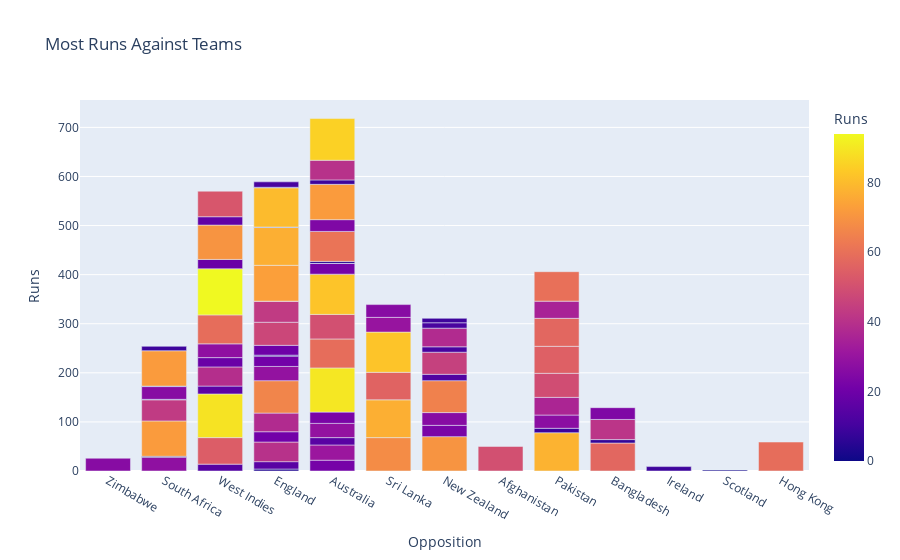

The cell this chart's notebook holds for it:
### Code cell
figure = px.bar(df1, x=df1["Opposition"], y = df1["Runs"], color = df1["Runs"],
            title="Most Runs Against Teams")
# figure.update_traces(marker_color='green')
figure.show()

### Figure 1 — Plotly figure (JSON) as saved in the notebook; plotly's stock layout.template omitted (floating-point values rounded to 4 significant figures)
{"data": [{"alignmentgroup": "True", "hovertemplate": "Opposition=%{x}<br>Runs=%{marker.color}<extra></extra>", "legendgroup": "", "marker": {"color": [26, 28, 14, 4, 15, 22, 31, 68, 70, 50, 40, 15, 78, 2, 21, 38, 9, 27, 29, 36, 54, 57, 23, 72, 77, 66, 43, 1, 90, 59, 50, 7, 49, 56, 41, 23, 55, 24, 82, 89, 16, 29, 21, 2, 39, 82, 22, 0, 26, 65, 13, 26, 1, 0, 9, 20, 47, 43, 4, 61, 24, 72, 19, 28, 59, 72, 9, 94, 19, 70, 30, 26, 45, 11, 38, 11, 9, 40, 85, 0, 73, 77, 1, 80, 57, 9, 2, 17, 52, 1, 11, 35, 59, 60], "coloraxis": "coloraxis", "pattern": {"shape": ""}}, "name": "", "offsetgroup": "", "orientation": "v", "showlegend": false, "textposition": "auto", "type": "bar", "x": ["Zimbabwe", "South Africa", "West Indies", "England", "England", "Australia", "Australia", "Sri Lanka", "New Zealand", "Afghanistan", "England", "Australia", "Pakistan", "South Africa", "England", "England", "Pakistan", "Pakistan", "Australia", "Pakistan", "West Indies", "Bangladesh", "Australia", "South Africa", "Sri Lanka", "England", "South Africa", "South Africa", "Australia", "Australia", "Australia", "Bangladesh", "Pakistan", "Sri Lanka", "Bangladesh", "New Zealand", "Pakistan", "Bangladesh", "Australia", "West Indies", "West Indies", "England", "England", "England", "West Indies", "Sri Lanka", "Australia", "Australia", "New Zealand", "New Zealand", "New Zealand", "South Africa", "South Africa", "Ireland", "Ireland", "England", "England", "England", "Australia", "Australia", "Australia", "Australia", "West Indies", "West Indies", "West Indies", "South Africa", "South Africa", "West Indies", "West Indies", "West Indies", "Sri Lanka", "Sri Lanka", "New Zealand", "New Zealand", "New Zealand", "New Zealand", "Australia", "Australia", "Australia", "England", "England", "England", "England", "England", "Pakistan", "New Zealand", "Scotland", "West Indies", "West Indies", "England", "England", "Pakistan", "Hong Kong", "Pakistan"], "xaxis": "x", "y": [26, 28, 14, 4, 15, 22, 31, 68, 70, 50, 40, 15, 78, 2, 21, 38, 9, 27, 29, 36, 54, 57, 23, 72, 77, 66, 43, 1, 90, 59, 50, 7, 49, 56, 41, 23, 55, 24, 82, 89, 16, 29, 21, 2, 39, 82, 22, 0, 26, 65, 13, 26, 1, 0, 9, 20, 47, 43, 4, 61, 24, 72, 19, 28, 59, 72, 9, 94, 19, 70, 30, 26, 45, 11, 38, 11, 9, 40, 85, 0, 73, 77, 1, 80, 57, 9, 2, 17, 52, 1, 11, 35, 59, 60], "yaxis": "y"}], "layout": {"barmode": "relative", "coloraxis": {"colorbar": {"title": {"text": "Runs"}}, "colorscale": [[0, "#0d0887"], [0.1111, "#46039f"], [0.2222, "#7201a8"], [0.3333, "#9c179e"], [0.4444, "#bd3786"], [0.5556, "#d8576b"], [0.6667, "#ed7953"], [0.7778, "#fb9f3a"], [0.8889, "#fdca26"], [1, "#f0f921"]]}, "legend": {"tracegroupgap": 0}, "title": {"text": "Most Runs Against Teams"}, "xaxis": {"anchor": "y", "domain": [0, 1], "title": {"text": "Opposition"}}, "yaxis": {"anchor": "x", "domain": [0, 1], "title": {"text": "Runs"}}}}
